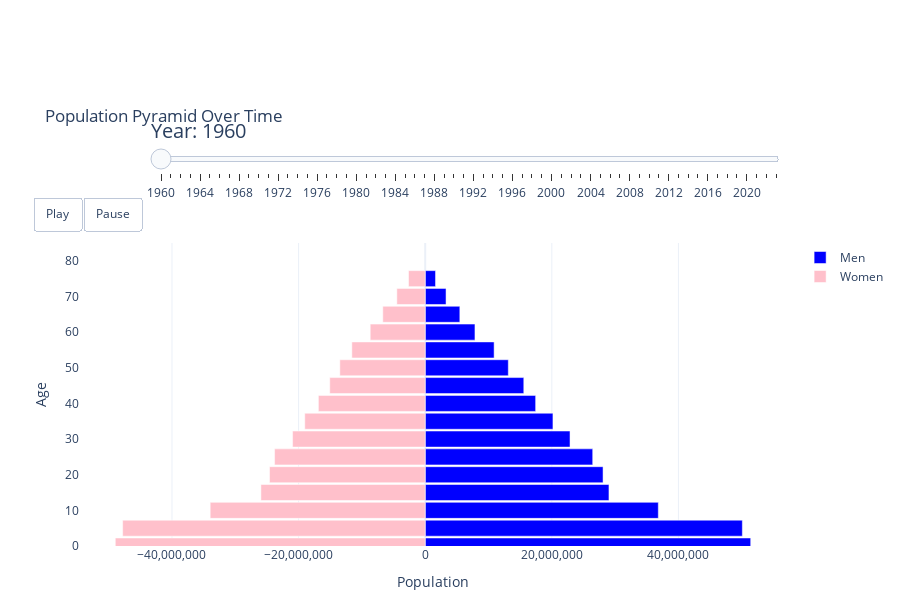

Write notebook code for a chart like this one.
### Code cell
population_pyramid_slider(df)

### Figure 1 — Plotly figure (JSON) as saved in the notebook; plotly's stock layout.template omitted (floating-point values rounded to 4 significant figures)
{"data": [{"hoverinfo": "x+y", "marker": {"color": "blue"}, "name": "Men", "orientation": "h", "type": "bar", "x": [51416955, 50098089, 36823111, 29027168, 28092415, 26459425, 22874774, 20178976, 17445180, 15573208, 13126586, 10884917, 7858547, 5468648, 3289905, 1628784], "y": [0, 5, 10, 15, 20, 25, 30, 35, 40, 45, 50, 55, 60, 65, 70, 75, 80]}, {"hoverinfo": "x+y", "marker": {"color": "pink"}, "name": "Women", "orientation": "h", "type": "bar", "x": [-48955681, -47796299, -33964856, -25955016, -24590972, -23794913, -20951533, -19029161, -16873602, -15079311, -13488469, -11589857, -8685206, -6699927, -4482097, -2635883], "y": [0, 5, 10, 15, 20, 25, 30, 35, 40, 45, 50, 55, 60, 65, 70, 75, 80]}], "layout": {"bargap": 0.1, "barmode": "overlay", "height": 600, "margin": {"b": 50, "t": 150}, "sliders": [{"active": 0, "currentvalue": {"font": {"size": 20}, "prefix": "Year: "}, "len": 0.9, "pad": {"b": 0, "t": 100}, "steps": [{"args": [["1960"], {"frame": {"duration": 300, "redraw": true}, "mode": "immediate"}], "label": "1960", "method": "animate"}, {"args": [["1961"], {"frame": {"duration": 300, "redraw": true}, "mode": "immediate"}], "label": "1961", "method": "animate"}, {"args": [["1962"], {"frame": {"duration": 300, "redraw": true}, "mode": "immediate"}], "label": "1962", "method": "animate"}, {"args": [["1963"], {"frame": {"duration": 300, "redraw": true}, "mode": "immediate"}], "label": "1963", "method": "animate"}, {"args": [["1964"], {"frame": {"duration": 300, "redraw": true}, "mode": "immediate"}], "label": "1964", "method": "animate"}, {"args": [["1965"], {"frame": {"duration": 300, "redraw": true}, "mode": "immediate"}], "label": "1965", "method": "animate"}, {"args": [["1966"], {"frame": {"duration": 300, "redraw": true}, "mode": "immediate"}], "label": "1966", "method": "animate"}, {"args": [["1967"], {"frame": {"duration": 300, "redraw": true}, "mode": "immediate"}], "label": "1967", "method": "animate"}, {"args": [["1968"], {"frame": {"duration": 300, "redraw": true}, "mode": "immediate"}], "label": "1968", "method": "animate"}, {"args": [["1969"], {"frame": {"duration": 300, "redraw": true}, "mode": "immediate"}], "label": "1969", "method": "animate"}, {"args": [["1970"], {"frame": {"duration": 300, "redraw": true}, "mode": "immediate"}], "label": "1970", "method": "animate"}, {"args": [["1971"], {"frame": {"duration": 300, "redraw": true}, "mode": "immediate"}], "label": "1971", "method": "animate"}, {"args": [["1972"], {"frame": {"duration": 300, "redraw": true}, "mode": "immediate"}], "label": "1972", "method": "animate"}, {"args": [["1973"], {"frame": {"duration": 300, "redraw": true}, "mode": "immediate"}], "label": "1973", "method": "animate"}, {"args": [["1974"], {"frame": {"duration": 300, "redraw": true}, "mode": "immediate"}], "label": "1974", "method": "animate"}, {"args": [["1975"], {"frame": {"duration": 300, "redraw": true}, "mode": "immediate"}], "label": "1975", "method": "animate"}, {"args": [["1976"], {"frame": {"duration": 300, "redraw": true}, "mode": "immediate"}], "label": "1976", "method": "animate"}, {"args": [["1977"], {"frame": {"duration": 300, "redraw": true}, "mode": "immediate"}], "label": "1977", "method": "animate"}, {"args": [["1978"], {"frame": {"duration": 300, "redraw": true}, "mode": "immediate"}], "label": "1978", "method": "animate"}, {"args": [["1979"], {"frame": {"duration": 300, "redraw": true}, "mode": "immediate"}], "label": "1979", "method": "animate"}, {"args": [["1980"], {"frame": {"duration": 300, "redraw": true}, "mode": "immediate"}], "label": "1980", "method": "animate"}, {"args": [["1981"], {"frame": {"duration": 300, "redraw": true}, "mode": "immediate"}], "label": "1981", "method": "animate"}, {"args": [["1982"], {"frame": {"duration": 300, "redraw": true}, "mode": "immediate"}], "label": "1982", "method": "animate"}, {"args": [["1983"], {"frame": {"duration": 300, "redraw": true}, "mode": "immediate"}], "label": "1983", "method": "animate"}, {"args": [["1984"], {"frame": {"duration": 300, "redraw": true}, "mode": "immediate"}], "label": "1984", "method": "animate"}, {"args": [["1985"], {"frame": {"duration": 300, "redraw": true}, "mode": "immediate"}], "label": "1985", "method": "animate"}, {"args": [["1986"], {"frame": {"duration": 300, "redraw": true}, "mode": "immediate"}], "label": "1986", "method": "animate"}, {"args": [["1987"], {"frame": {"duration": 300, "redraw": true}, "mode": "immediate"}], "label": "1987", "method": "animate"}, {"args": [["1988"], {"frame": {"duration": 300, "redraw": true}, "mode": "immediate"}], "label": "1988", "method": "animate"}, {"args": [["1989"], {"frame": {"duration": 300, "redraw": true}, "mode": "immediate"}], "label": "1989", "method": "animate"}, {"args": [["1990"], {"frame": {"duration": 300, "redraw": true}, "mode": "immediate"}], "label": "1990", "method": "animate"}, {"args": [["1991"], {"frame": {"duration": 300, "redraw": true}, "mode": "immediate"}], "label": "1991", "method": "animate"}, {"args": [["1992"], {"frame": {"duration": 300, "redraw": true}, "mode": "immediate"}], "label": "1992", "method": "animate"}, {"args": [["1993"], {"frame": {"duration": 300, "redraw": true}, "mode": "immediate"}], "label": "1993", "method": "animate"}, {"args": [["1994"], {"frame": {"duration": 300, "redraw": true}, "mode": "immediate"}], "label": "1994", "method": "animate"}, {"args": [["1995"], {"frame": {"duration": 300, "redraw": true}, "mode": "immediate"}], "label": "1995", "method": "animate"}, {"args": [["1996"], {"frame": {"duration": 300, "redraw": true}, "mode": "immediate"}], "label": "1996", "method": "animate"}, {"args": [["1997"], {"frame": {"duration": 300, "redraw": true}, "mode": "immediate"}], "label": "1997", "method": "animate"}, {"args": [["1998"], {"frame": {"duration": 300, "redraw": true}, "mode": "immediate"}], "label": "1998", "method": "animate"}, {"args": [["1999"], {"frame": {"duration": 300, "redraw": true}, "mode": "immediate"}], "label": "1999", "method": "animate"}, {"args": [["2000"], {"frame": {"duration": 300, "redraw": true}, "mode": "immediate"}], "label": "2000", "method": "animate"}, {"args": [["2001"], {"frame": {"duration": 300, "redraw": true}, "mode": "immediate"}], "label": "2001", "method": "animate"}, {"args": [["2002"], {"frame": {"duration": 300, "redraw": true}, "mode": "immediate"}], "label": "2002", "method": "animate"}, {"args": [["2003"], {"frame": {"duration": 300, "redraw": true}, "mode": "immediate"}], "label": "2003", "method": "animate"}, {"args": [["2004"], {"frame": {"duration": 300, "redraw": true}, "mode": "immediate"}], "label": "2004", "method": "animate"}, {"args": [["2005"], {"frame": {"duration": 300, "redraw": true}, "mode": "immediate"}], "label": "2005", "method": "animate"}, {"args": [["2006"], {"frame": {"duration": 300, "redraw": true}, "mode": "immediate"}], "label": "2006", "method": "animate"}, {"args": [["2007"], {"frame": {"duration": 300, "redraw": true}, "mode": "immediate"}], "label": "2007", "method": "animate"}, {"args": [["2008"], {"frame": {"duration": 300, "redraw": true}, "mode": "immediate"}], "label": "2008", "method": "animate"}, {"args": [["2009"], {"frame": {"duration": 300, "redraw": true}, "mode": "immediate"}], "label": "2009", "method": "animate"}, {"args": [["2010"], {"frame": {"duration": 300, "redraw": true}, "mode": "immediate"}], "label": "2010", "method": "animate"}, {"args": [["2011"], {"frame": {"duration": 300, "redraw": true}, "mode": "immediate"}], "label": "2011", "method": "animate"}, {"args": [["2012"], {"frame": {"duration": 300, "redraw": true}, "mode": "immediate"}], "label": "2012", "method": "animate"}, {"args": [["2013"], {"frame": {"duration": 300, "redraw": true}, "mode": "immediate"}], "label": "2013", "method": "animate"}, {"args": [["2014"], {"frame": {"duration": 300, "redraw": true}, "mode": "immediate"}], "label": "2014", "method": "animate"}, {"args": [["2015"], {"frame": {"duration": 300, "redraw": true}, "mode": "immediate"}], "label": "2015", "method": "animate"}, {"args": [["2016"], {"frame": {"duration": 300, "redraw": true}, "mode": "immediate"}], "label": "2016", "method": "animate"}, {"args": [["2017"], {"frame": {"duration": 300, "redraw": true}, "mode": "immediate"}], "label": "2017", "method": "animate"}, {"args": [["2018"], {"frame": {"duration": 300, "redraw": true}, "mode": "immediate"}], "label": "2018", "method": "animate"}, {"args": [["2019"], {"frame": {"duration": 300, "redraw": true}, "mode": "immediate"}], "label": "2019", "method": "animate"}, {"args": [["2020"], {"frame": {"duration": 300, "redraw": true}, "mode": "immediate"}], "label": "2020", "method": "animate"}, {"args": [["2021"], {"frame": {"duration": 300, "redraw": true}, "mode": "immediate"}], "label": "2021", "method": "animate"}, {"args": [["2022"], {"frame": {"duration": 300, "redraw": true}, "mode": "immediate"}], "label": "2022", "method": "animate"}, {"args": [["2023"], {"frame": {"duration": 300, "redraw": true}, "mode": "immediate"}], "label": "2023", "method": "animate"}], "x": 0.1, "xanchor": "left", "y": 1.15, "yanchor": "bottom"}], "title": {"text": "Population Pyramid Over Time"}, "updatemenus": [{"buttons": [{"args": [null, {"frame": {"duration": 500, "redraw": true}, "fromcurrent": true}], "label": "Play", "method": "animate"}, {"args": [[null], {"frame": {"duration": 0, "redraw": true}, "mode": "immediate", "transition": {"duration": 0}}], "label": "Pause", "method": "animate"}], "direction": "left", "pad": {"r": 10, "t": 30}, "showactive": false, "type": "buttons", "x": 0.1, "xanchor": "right", "y": 1.25, "yanchor": "top"}], "xaxis": {"showgrid": true, "tickformat": ",", "title": {"text": "Population"}}, "yaxis": {"range": [0, 85], "title": {"text": "Age"}}}}
